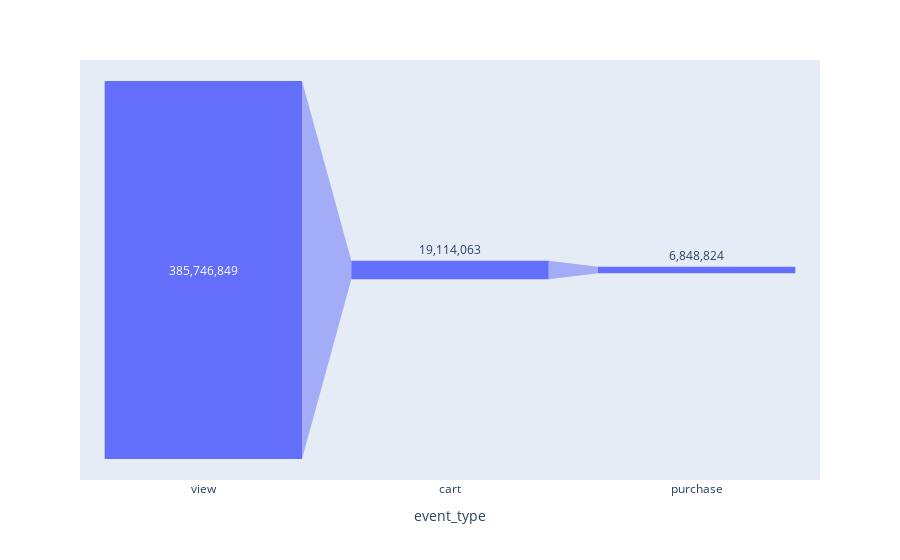

Notebook code for this chart:
### Markdown cell above
### FUNNEL 그래프

### Code cell
fig = px.funnel(data_frame= df_funnel, x = 'event_type', y = 'CNT')
fig.update_traces(texttemplate= '%{value:,.0f}') # 숫자 형식 지정
fig.show()

### Figure 1 — Plotly figure (JSON) as saved in the notebook; plotly's stock layout.template omitted (floating-point values rounded to 4 significant figures)
{"data": [{"hovertemplate": "event_type=%{x}<br>CNT=%{y}<extra></extra>", "legendgroup": "", "marker": {"color": "#636efa"}, "name": "", "orientation": "v", "showlegend": false, "texttemplate": "%{value:,.0f}", "type": "funnel", "x": ["view", "cart", "purchase"], "xaxis": "x", "y": [385746849, 19114063, 6848824], "yaxis": "y"}], "layout": {"legend": {"tracegroupgap": 0}, "margin": {"t": 60}, "xaxis": {"anchor": "y", "domain": [0, 1], "title": {"text": "event_type"}}, "yaxis": {"anchor": "x", "domain": [0, 1], "title": {"text": "CNT"}}}}
